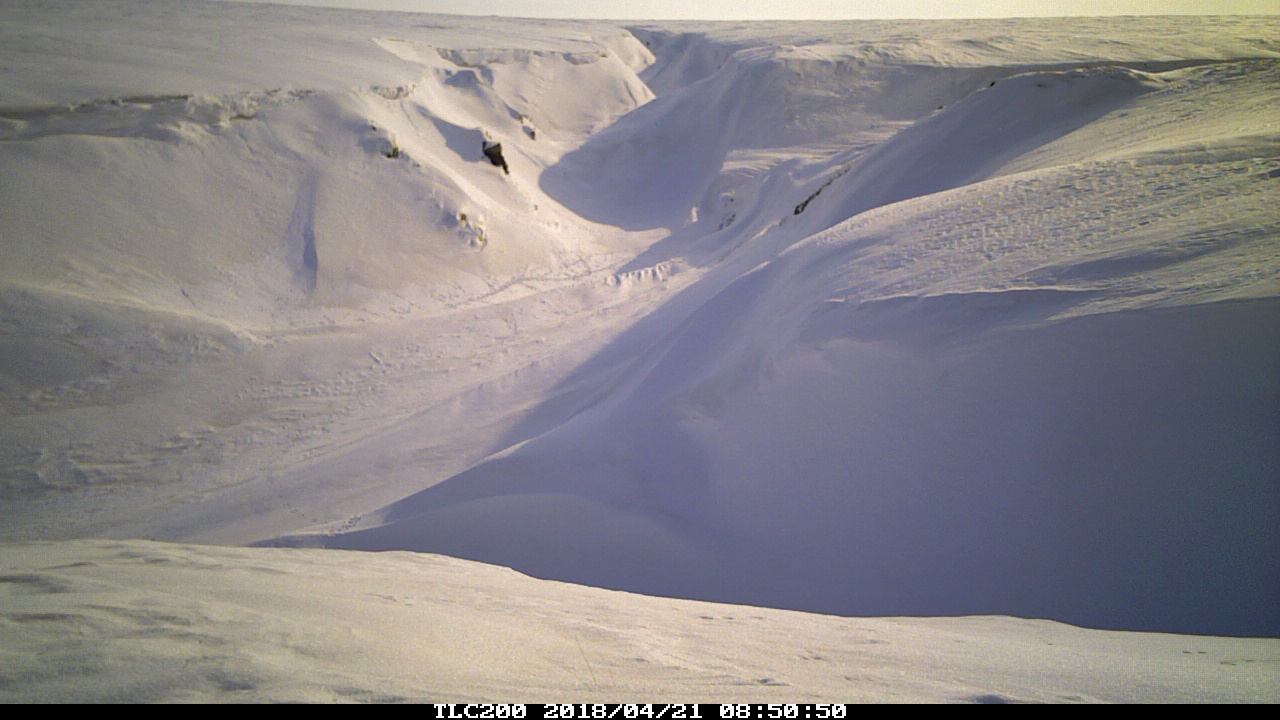
//> input picture C++/Vig_Correction_opencv1/data/test.jpg, 1280 x 720 px
$ ./Vig_Correction_opencv1   (built with g++ and OpenCV 4)
//> lines starting //> are read from the running program, lines starting //| are printed output that depends on the picture
//> further down, image is the input picture: 720 rows x 1280 cols, CV_8UC3; mean B, G, R 134.2, 131.5, 135.3
#include <iostream> // for standard I/O
#include <string>   // for strings
//#include<cv.h>
//#include<highgui.h>
//#include<cxcore.h>
#include "ColorCorrection.hpp"
#include <opencv2/core.hpp>
#include <opencv2/imgcodecs.hpp>
#include <opencv2/highgui.hpp>

using namespace std;
using namespace cv;

int VignettingCorrect(IplImage* pImage)
{
	int ht = pImage->height;
//> ht = 720
	int wd = pImage->width;
//> wd = 1280
	int scanWd = pImage->widthStep;
//> scanWd = 3840
	int nChannels = pImage->nChannels;
//> nChannels = 3

	cout << "scanWd = " << scanWd << endl;
//| scanWd = 3840
	double ratio = 1;
	if (wd>75)
		ratio = 75.0 / double(wd);
//> ratio = 0.0586

	cout << "resize the image " << endl;
	//resize the image
	int sht = ht*ratio + 0.5;
//> sht = 42
	int swd = wd*ratio + 0.5;
//> swd = 75
	IplImage* pSmallImage = cvCreateImage(cvSize(swd, sht), 8, nChannels);
	cvResize(pImage, pSmallImage);
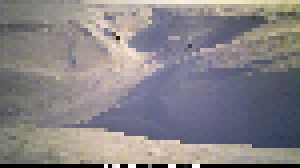
//> pSmallImage: 42 rows x 75 cols, CV_8UC3 (shown 4 times larger); mean B, G, R 133.9, 131.2, 134.8


	cout << "convert image to gray" << endl;
	//convert from image to gray
	IplImage* pGrayImage = NULL;
	if (nChannels == 3)
	{
		pGrayImage = cvCreateImage(cvSize(swd, sht), 8, 1);
		cvCvtColor(pSmallImage, pGrayImage, CV_BGR2GRAY);
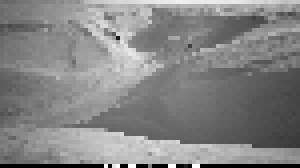
//> pGrayImage: 42 rows x 75 cols, CV_8UC1 (shown 4 times larger); min 0, max 255, mean 132.6
                Mat matpGrayImage = cvarrToMat(pGrayImage);
                imwrite("../data/gray.jpg", matpGrayImage);
	}
	else
	{
		pGrayImage = cvCloneImage(pSmallImage);
	}

	unsigned char* pImageBuffer = (unsigned char*)malloc(sht*swd);
	for (int j = 0; j < sht; j++)
		for (int i = 0; i < swd; i++)
		{
			pImageBuffer[j*swd + i]
				= (unsigned char)(pGrayImage->imageData[j*pGrayImage->widthStep + i]);
		}
	// Vignetting correction
		vector<double> vp;
//> (the run ends here: the program needs code that is not available in this run, at `int flag=VignettingCorrectionUsingRG(pImageBuffer, sht, swd, vp);`)
